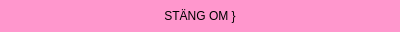
<?xml version="1.0" encoding="UTF-8"?>
<ui version="4.0">
 <class>EndBlock_Canvas</class>
 <widget class="CBBaseBlock" name="EndBlock_Canvas">
  <property name="geometry">
   <rect>
    <x>0</x>
    <y>0</y>
    <width>400</width>
    <height>32</height>
   </rect>
  </property>
  <property name="windowTitle">
   <string>EndBlock_Canvas</string>
  </property>
  <layout class="QVBoxLayout" name="verticalLayout">
   <property name="leftMargin">
    <number>0</number>
   </property>
   <property name="topMargin">
    <number>0</number>
   </property>
   <property name="rightMargin">
    <number>0</number>
   </property>
   <property name="bottomMargin">
    <number>0</number>
   </property>
   <item>
    <widget class="QWidget" name="widget" native="true">
     <property name="styleSheet">
      <string notr="true">background-color: rgb(255, 151, 205);</string>
     </property>
     <layout class="QHBoxLayout" name="horizontalLayout">
      <property name="spacing">
       <number>0</number>
      </property>
      <property name="leftMargin">
       <number>0</number>
      </property>
      <property name="topMargin">
       <number>0</number>
      </property>
      <property name="rightMargin">
       <number>0</number>
      </property>
      <property name="bottomMargin">
       <number>0</number>
      </property>
      <item>
       <widget class="QLabel" name="label">
        <property name="text">
         <string>STÄNG OM }</string>
        </property>
        <property name="alignment">
         <set>Qt::AlignCenter</set>
        </property>
       </widget>
      </item>
     </layout>
    </widget>
   </item>
  </layout>
 </widget>
 <layoutdefault spacing="6" margin="11"/>
 <customwidgets>
  <customwidget>
   <class>CBBaseBlock</class>
   <extends>QWidget</extends>
   <header>cbbaseblock.h</header>
   <container>1</container>
  </customwidget>
 </customwidgets>
 <resources/>
 <connections/>
</ui>
